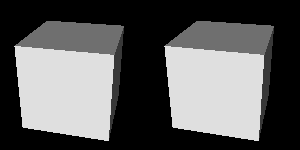

Recreate this plot in Python.
#!/usr/bin/env python

# Demonstrate vtkMarkBoundaryFilter on 3D dataset types: image data
# and unstructured grid, with boundary face generation enabled,
# thresholding to show only boundary cells.

# Factory overrides
import vtkmodules.vtkInteractionStyle  # noqa: F401
import vtkmodules.vtkRenderingFreeType  # noqa: F401
import vtkmodules.vtkRenderingOpenGL2  # noqa: F401

from vtkmodules.vtkCommonDataModel import (
    vtkDataObject,
    vtkImageData,
    vtkSphere,
)
from vtkmodules.vtkFiltersCore import vtkThreshold
from vtkmodules.vtkFiltersExtraction import vtkExtractGeometry
from vtkmodules.vtkFiltersGeometry import vtkMarkBoundaryFilter
from vtkmodules.vtkRenderingCore import (
    vtkActor,
    vtkDataSetMapper,
    vtkRenderWindow,
    vtkRenderWindowInteractor,
    vtkRenderer,
)

# Control test resolution
res = 50

# 3D image data volume
image = vtkImageData()
image.SetDimensions(res, res, res)
image.SetOrigin(-0.5, -0.5, -0.5)
image.SetSpacing(1.0 / float(res - 1), 1.0 / float(res - 1), 1.0 / float(res - 1))

mark_1 = vtkMarkBoundaryFilter()
mark_1.SetInputData(image)
mark_1.GenerateBoundaryFacesOn()

thresh_1 = vtkThreshold()
thresh_1.SetInputConnection(mark_1.GetOutputPort())
thresh_1.SetThresholdFunction(vtkThreshold.THRESHOLD_UPPER)
thresh_1.SetUpperThreshold(1.0)
thresh_1.SetInputArrayToProcess(
    0, 0, 0, vtkDataObject.FIELD_ASSOCIATION_CELLS, "BoundaryCells"
)

mapper_1 = vtkDataSetMapper()
mapper_1.SetInputConnection(thresh_1.GetOutputPort())
mapper_1.ScalarVisibilityOff()

actor_1 = vtkActor()
actor_1.SetMapper(mapper_1)

# Unstructured grid from image data
sphere = vtkSphere()
sphere.SetCenter(0, 0, 0)
sphere.SetRadius(1000000)

to_ug = vtkExtractGeometry()
to_ug.SetInputData(image)
to_ug.SetImplicitFunction(sphere)

mark_2 = vtkMarkBoundaryFilter()
mark_2.SetInputConnection(to_ug.GetOutputPort())
mark_2.GenerateBoundaryFacesOn()
mark_2.Update()

thresh_2 = vtkThreshold()
thresh_2.SetInputConnection(mark_2.GetOutputPort())
thresh_2.SetThresholdFunction(vtkThreshold.THRESHOLD_UPPER)
thresh_2.SetUpperThreshold(1.0)
thresh_2.SetInputArrayToProcess(
    0, 0, 0, vtkDataObject.FIELD_ASSOCIATION_CELLS, "BoundaryCells"
)

mapper_2 = vtkDataSetMapper()
mapper_2.SetInputConnection(thresh_2.GetOutputPort())
mapper_2.ScalarVisibilityOff()

actor_2 = vtkActor()
actor_2.SetMapper(mapper_2)

# Renderers
renderer_0 = vtkRenderer()
renderer_0.SetViewport(0, 0, 0.5, 1)
renderer_0.SetBackground(0, 0, 0)
renderer_0.AddActor(actor_1)
renderer_0.GetActiveCamera().SetFocalPoint(0, 0, 0)
renderer_0.GetActiveCamera().SetPosition(0.25, 0.5, 1)
renderer_0.ResetCamera()

renderer_1 = vtkRenderer()
renderer_1.SetViewport(0.5, 0, 1, 1)
renderer_1.SetBackground(0, 0, 0)
renderer_1.AddActor(actor_2)
renderer_1.SetActiveCamera(renderer_0.GetActiveCamera())

# Window
render_window = vtkRenderWindow()
render_window.SetSize(300, 150)
render_window.AddRenderer(renderer_0)
render_window.AddRenderer(renderer_1)
render_window.SetWindowName("mark boundary3d datasets")

# Interactor
interactor = vtkRenderWindowInteractor()
interactor.SetRenderWindow(render_window)

render_window.Render()
interactor.Start()
